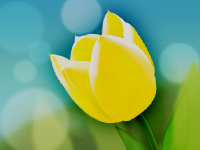
#> input picture python_work/pythonProject/230711/Dark.png, 200 x 150 px
$ python ex03.py
#> lines starting #> are read from the running program, lines starting #| are printed output that depends on the picture
import numpy as np
import cv2

# pip install opencv-python

array = cv2.imread('Dark.png')
#> array is the input picture: shape (150, 200, 3); mean B, G, R 104.7, 165.3, 123.2
print(type(array))
#| <class 'numpy.ndarray'>
print(array.shape)
#| (150, 200, 3)
array[:100,:100] = [0,0,255]
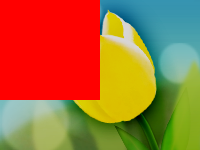
#> array: shape (150, 200, 3); mean B, G, R 53.4, 106.8, 169.3
array = array[:,:,:100]*1

cv2.imwrite('test.png',array)

array = np.random.randint(0,255,(50,50,3))
cv2.imwrite('aa.png',array)
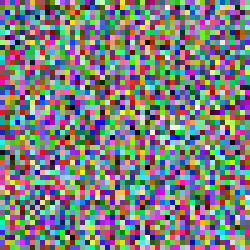
#> saved as aa.png: shape (50, 50, 3) (shown 5 times larger); mean B, G, R 127.1, 126.9, 125.9

array = np.full((150,150,3),0)
cv2.imwrite('bb.png',array)
